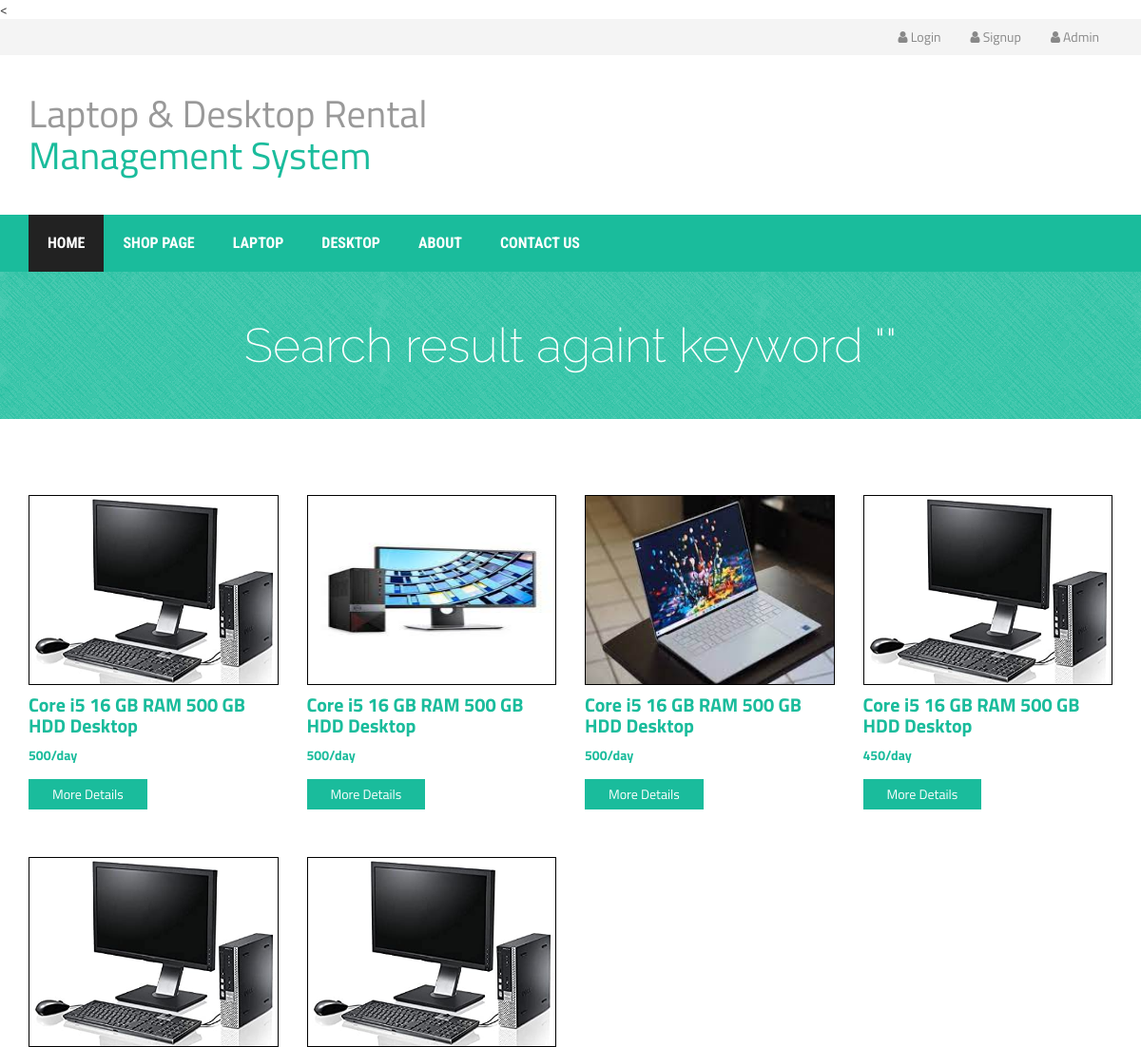
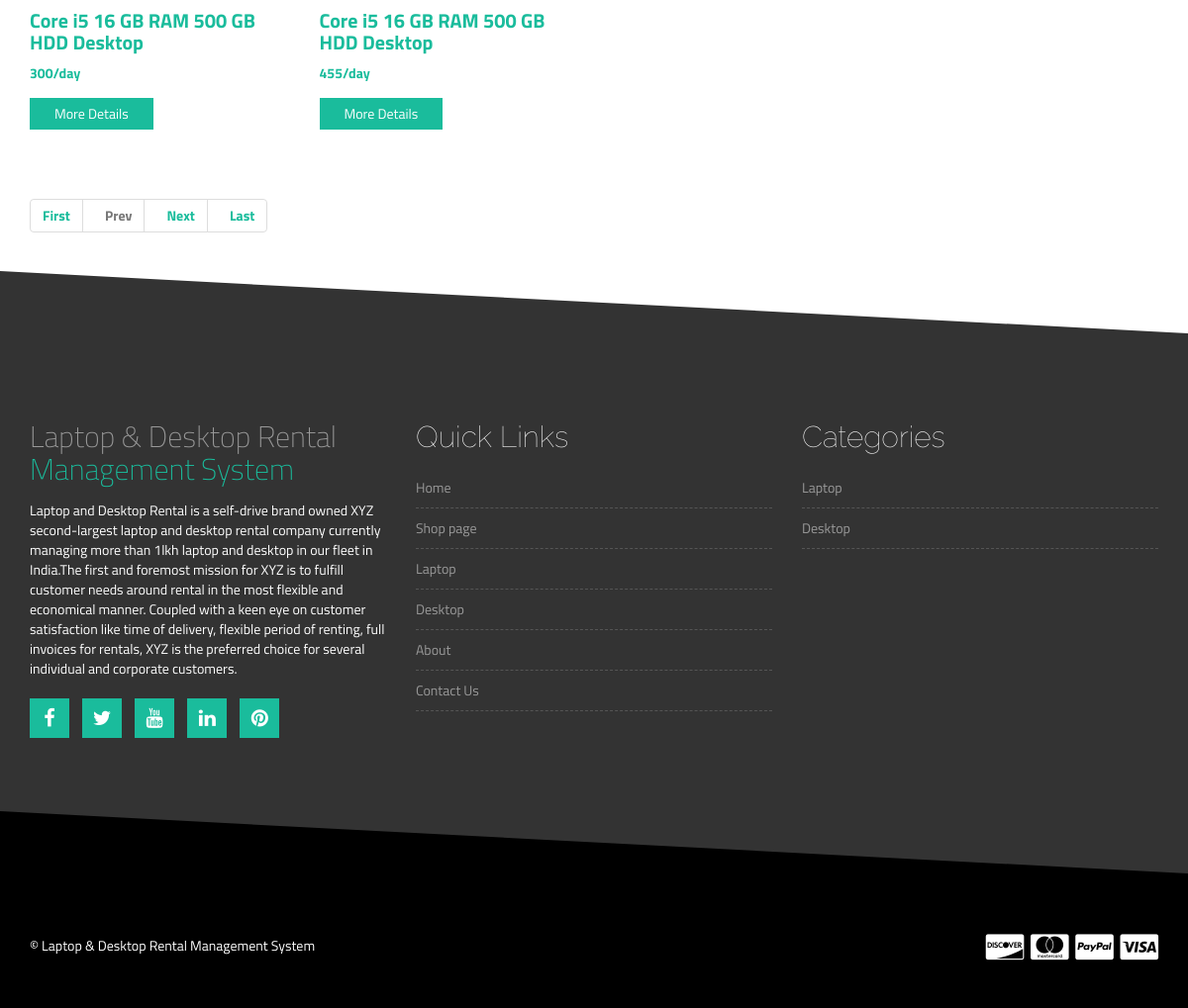
Screenshot of /search-result.php with the database file from the repository (2 pictures, top to bottom).
### tables this page shows
CREATE TABLE `tblproduct` (
  `ID` int(5) NOT NULL,
  `Type` varchar(50) DEFAULT NULL,
  `BrandID` int(5) DEFAULT NULL,
  `ProductName` varchar(250) DEFAULT NULL,
  `Processor` varchar(250) DEFAULT NULL,
  `Screen` varchar(200) DEFAULT NULL,
  `RAM` varchar(100) DEFAULT NULL,
  `Storage` varchar(250) DEFAULT NULL,
  `Charges` varchar(250) DEFAULT NULL,
  `RentalPrice` decimal(10,0) DEFAULT NULL,
  `ProductModel` varchar(250) DEFAULT NULL,
  `ProductDescription` mediumtext DEFAULT NULL,
  `Image` varchar(250) DEFAULT NULL,
  `Image1` varchar(250) DEFAULT NULL,
  `Image2` varchar(250) DEFAULT NULL,
  `Image3` varchar(250) DEFAULT NULL,
  `Image4` varchar(250) DEFAULT NULL,
  `Image5` varchar(250) DEFAULT NULL,
  `CreationDate` timestamp NULL DEFAULT current_timestamp()
);

CREATE TABLE `tblpage` (
  `ID` int(10) NOT NULL,
  `PageType` varchar(200) DEFAULT NULL,
  `PageTitle` mediumtext DEFAULT NULL,
  `PageDescription` mediumtext DEFAULT NULL,
  `Email` varchar(200) DEFAULT NULL,
  `MobileNumber` bigint(10) DEFAULT NULL,
  `UpdationDate` timestamp NOT NULL DEFAULT current_timestamp() ON UPDATE current_timestamp()
);

### search-result.php (the view, shortened to what this page needs)
<?php
include('includes/dbconnection.php');
?>
<!DOCTYPE html>
<html lang="en">
  <head>
    <link rel="stylesheet" href="http://maxcdn.bootstrapcdn.com/bootstrap/3.2.0/css/bootstrap.min.css">
    <link rel="stylesheet" href="http://maxcdn.bootstrapcdn.com/font-awesome/4.3.0/css/font-awesome.min.css">
    <link rel="stylesheet" href="css/owl.carousel.css">
    <link rel="stylesheet" href="style.css">
    <link rel="stylesheet" href="css/responsive.css">
  </head>
  <body>
   <?php include_once('includes/header.php');
$searchpname=$_POST['searchtext'];
   ?>
    <div class="product-big-title-area">
        <div class="container">
            <div class="row">
                <div class="col-md-12">
                    <div class="product-bit-title text-center">
                        <h2>Search result againt keyword "<?php echo $searchpname;?>"</h2>
                    </div>
                </div>
            </div>
        </div>
    </div>
    <div class="single-product-area">
        <div class="zigzag-bottom"></div>
        <div class="container">
            <div class="row">
                <?php
        if (isset($_GET['pageno'])) {
            $pageno = $_GET['pageno'];
        } else {
            $pageno = 1;
        }
        $no_of_records_per_page = 6;
        $offset = ($pageno-1) * $no_of_records_per_page;
        $ret1=mysqli_query($con,"select COUNT(*) from  tblproduct where ProductName like '%$searchpname%'");
$total_rows = mysqli_fetch_array($ret1)[0];
$total_pages = ceil($total_rows / $no_of_records_per_page);
 $query=mysqli_query($con,"select * from tblproduct where ProductName like '%$searchpname%' LIMIT $offset, $no_of_records_per_page");
if($total_rows >0 ){
 while ($row=mysqli_fetch_array($query)) {
 ?>
                <div class="col-md-3 col-sm-6">
                    <div class="single-shop-product">
                        <div class="product-upper">
                            <img src="admin/images/<?php echo $row['Image'];?>" width="400" height='200' style="border:solid 1px #000">
                        </div>
                        <h2><a href="single-product-details.php?viewid=<?php echo $row['ID'];?>"><?php echo $row['ProductName'];?></a></h2>
                        <div class="product-carousel-price">
                            <ins><?php echo $row['RentalPrice'];?>/day</del>
                        </div>
                        <div class="product-option-shop">
                            <a class="add_to_cart_button" data-quantity="1" data-product_sku="" data-product_id="70" rel="nofollow" href="single-product-details.php?viewid=<?php echo $row['ID'];?>">More Details</a>
                        </div>
                    </div>
                </div><?php }} else {?>
<h3 style="color:red;">No product Found againt this search</h3>
                <?php } ?>
            </div>
            <div class="page-pagi">
                        <nav aria-label="Page navigation example">
                             <ul class="pagination" >
        <li class="page-item"><a class="page-link" href="?pageno=1"><strong>First</strong></a></li>
        <li class="<?php if($pageno <= 1){ echo 'disabled'; } ?>">
            <a class="page-link" href="<?php if($pageno <= 1){ echo '#'; } else { echo "?pageno=".($pageno - 1); } ?>"><strong style="padding-left: 10px">Prev</strong></a>
        </li>
        <li class="<?php if($pageno >= $total_pages){ echo 'disabled'; } ?>">
            <a class="page-link" href="<?php if($pageno >= $total_pages){ echo '#'; } else { echo "?pageno=".($pageno + 1); } ?>"><strong style="padding-left: 10px">Next</strong></a>
        </li>
        <li class="page-item"><a class="page-link"  href="?pageno=<?php echo $total_pages; ?>"><strong style="padding-left: 10px">Last</strong></a></li>
    </ul>
                        </nav>
                    </div>
        </div>
    </div>
<?php include_once('includes/footer.php');?>
  </body>
</html>

### includes/header.php (shortened to what this page needs)
<div class="header-area">
        <div class="container">
            <div class="row">
                <div class="col-md-8">
                </div>
                <div class="col-md-4">
                    <div class="header-right">
                        <ul class="list-unstyled list-inline">
 <?php if (strlen($_SESSION['ldrmsuid']==0)) {?>
<li><a href="login.php"><i class="fa fa-user"></i> Login</a></li>
                            <li><a href="register.php"><i class="fa fa-user"></i> Signup</a></li>
                            <li><a href="admin/login.php"><i class="fa fa-user"></i> Admin</a></li>
                          <?php } ?>
                        </ul>
                    </div>
                </div>
            </div>
        </div>
    </div>
    <div class="site-branding-area">
        <div class="container">
            <div class="row">
                <div class="col-sm-6">
                    <div class="logo">
                        <h1><a href="index.php">Laptop & Desktop Rental<span>  Management System</span></a></h1>
                    </div>
                </div>
            </div>
        </div>
    </div>
    <div class="mainmenu-area">
        <div class="container">
            <div class="row">
                <div class="navbar-collapse collapse">
                    <ul class="nav navbar-nav">
                        <li class="active"><a href="index.php">Home</a></li>
                        <li><a href="shop.php">Shop page</a></li>
                        <li><a href="laptop.php">Laptop</a></li>
                        <li><a href="desktop.php">Desktop</a></li>
                        <li><a href="aboutus.php">About</a></li>
                        <li><a href="contactus.php">Contact Us</a></li>
                    </ul>
                </div>
            </div>
        </div>
    </div>

### includes/footer.php
<div class="footer-top-area">
        <div class="zigzag-bottom"></div>
        <div class="container">
            <div class="row">
                <div class="col-md-4 col-sm-6">
                    <div class="footer-about-us">
                        <h2>Laptop & Desktop Rental<span>  Management System</span></h2>
                        <?php
 $query=mysqli_query($con,"select * from  tblpage where PageType='aboutus'");
 while ($row=mysqli_fetch_array($query)) {
 ?>
                        <p style="color:#fff !important"><?php  echo $row['PageDescription'];?></p><?php } ?>
                        <div class="footer-social">
                            <a href="#" target="_blank"><i class="fa fa-facebook"></i></a>
                            <a href="#" target="_blank"><i class="fa fa-twitter"></i></a>
                            <a href="#" target="_blank"><i class="fa fa-youtube"></i></a>
                            <a href="#" target="_blank"><i class="fa fa-linkedin"></i></a>
                            <a href="#" target="_blank"><i class="fa fa-pinterest"></i></a>
                        </div>
                    </div>
                </div>
                <div class="col-md-4 col-sm-6">
                    <div class="footer-menu">
                        <h2 class="footer-wid-title">Quick Links </h2>
                        <ul>
                           <li class="active"><a href="index.php">Home</a></li>
                        <li><a href="shop.php">Shop page</a></li>
                        <li><a href="laptop.php">Laptop</a></li>
                        <li><a href="desktop.php">Desktop</a></li>
                        <li><a href="aboutus.php">About</a></li>
                        <li><a href="contactus.php">Contact Us</a></li>
                        </ul>
                    </div>
                </div>
                <div class="col-md-4 col-sm-6">
                    <div class="footer-menu">
                        <h2 class="footer-wid-title">Categories</h2>
                        <ul>
                            <li><a href="laptop.php">Laptop</a></li>
                            <li><a href="desktop.php">Desktop</a></li>
                        </ul>
                    </div>
                </div>
            </div>
        </div>
    </div>
    <div class="footer-bottom-area">
        <div class="container">
            <div class="row">
                <div class="col-md-8">
                    <div class="copyright">
                        <p>&copy; Laptop & Desktop Rental Management System</p>
                    </div>
                </div>
                <div class="col-md-4">
                    <div class="footer-card-icon">
                        <i class="fa fa-cc-discover"></i>
                        <i class="fa fa-cc-mastercard"></i>
                        <i class="fa fa-cc-paypal"></i>
                        <i class="fa fa-cc-visa"></i>
                    </div>
                </div>
            </div>
        </div>
    </div>

### style.css (style rules this page uses)
img { max-width: 100%; }
h1, h2, h3, h4, h5, h6 { font-weight: 700; margin: 0 0 15px; }
body { font-family: "Titillium Web", sans-serif; }
.header-area { background: none repeat scroll 0 0 #f4f4f4; }
.header-area a { color: #888; }
.header-right ul.list-inline { margin: 0; text-align: right; }
.header-right ul.list-inline li a { display: block; padding: 9px; }
.mainmenu-area { background: none repeat scroll 0 0 #1abc9c; font-family: "Roboto Condensed", sans-serif; text-transform: uppercase; width: 100%; z-index: 999; }
.logo h1 { font-size: 40px; margin: 40px 0; font-weight: 400; }
.logo h1 a { color: #999; }
.logo h1 a span { color: #1abc9c; }
.mainmenu-area ul.navbar-nav li a { color: #fff; font-size: 16px; font-weight: 700; padding: 20px; }
.mainmenu-area ul.navbar-nav li:hover a, .mainmenu-area ul.navbar-nav li.active a { background: #222; }
.slider-area, .promo-area, .brands-area, .maincontent-area, .footer-top-area, .product-widget-area, .product-breadcroumb-area, .single-product-area { position: relative; overflow: hidden; }
.zigzag-bottom { background: none repeat scroll 0 0 #1abc9c; bottom: -80px; height: 165px; left: -5%; position: absolute; transform: rotate(3deg); width: 108%; z-index: 9; }
.product-carousel-price ins { color: #1abc9c; font-weight: 700; margin-right: 5px; text-decoration: none; }
.footer-top-area .zigzag-bottom { background: #000; }
.footer-top-area { background: none repeat scroll 0 0 #333; color: #999; padding: 35px 0 180px; }
.footer-bottom-area { background: #000; color: #fff; }
.footer-about-us span { color: #1abc9c; }
.footer-wid-title { font-family: raleway; font-size: 30px; font-weight: 100; color: #fff; }
.footer-about-us h2 { font-weight: 200; }
.footer-menu ul { list-style: outside none none; margin: 0; padding: 0; }
.footer-menu ul li { border-bottom: 1px dashed #555; padding: 5px 0; }
.footer-menu a { display: block; padding: 5px 0; color: #999; }
.footer-social a { background: none repeat scroll 0 0 #1abc9c; color: #fff; display: inline-block; font-size: 20px; height: 40px; margin-bottom: 10px; margin-right: 10px; padding-top: 5px; text-align: center; width: 40px; border: 1px solid #1abc9c; }
.footer-social { margin-top: 20px; }
a { color: #1abc9c; }
.footer-bottom-area { background: none repeat scroll 0 0 #000; color: #fff; padding-bottom: 40px; }
.footer-card-icon { font-size: 30px; text-align: right; }
.copyright > p { margin: 10px 0 0; }
.product-big-title-area { background: url(img/crossword.png) repeat scroll 0 0 #1abc9c; }
.product-bit-title h2 { font-family: raleway; font-size: 50px; font-weight: 200; margin: 0; padding: 50px 0; color: #fff; }
.single-product-area .zigzag-bottom { background-color: #333333; }
.single-product-area { padding: 80px 0 130px; }
.add_to_cart_button { background: none repeat scroll 0 0 #1abc9c; border: medium none; color: #fff; padding: 6px 25px; display: inline-block; }
.single-shop-product h2 { font-size: 20px; margin: 10px 0; }
.product-option-shop { margin-top: 15px; }
.single-shop-product { margin-bottom: 50px; }
.pagination > li > a, .pagination > li > span { color: #1abc9c; }

### rows the page displays
tblproduct: Image (picture), ProductName "Core i5 16 GB RAM 500 GB HDD Desktop", RentalPrice "500"
tblproduct: Image (picture), ProductName "Core i5 16 GB RAM 500 GB HDD Desktop", RentalPrice "500"
tblproduct: Image (picture), ProductName "Core i5 16 GB RAM 500 GB HDD Desktop", RentalPrice "500"
tblproduct: Image (picture), ProductName "Core i5 16 GB RAM 500 GB HDD Desktop", RentalPrice "450"
tblproduct: Image (picture), ProductName "Core i5 16 GB RAM 500 GB HDD Desktop", RentalPrice "300"
tblproduct: Image (picture), ProductName "Core i5 16 GB RAM 500 GB HDD Desktop", RentalPrice "455"
tblpage: PageDescription "Laptop and Desktop Rental is a self-drive brand owned XYZ second-largest laptop and desktop rental company currently managing more than 1lkh laptop and desktop in our fleet in India.The first and foremost mission for XYZ is to fulfill customer needs around rental in the most flexible and economical manner. Coupled with a keen eye on customer satisfaction like time of delivery, flexible period of renting, full invoices for rentals, XYZ is the preferred choice for several individual and corporate customers."
